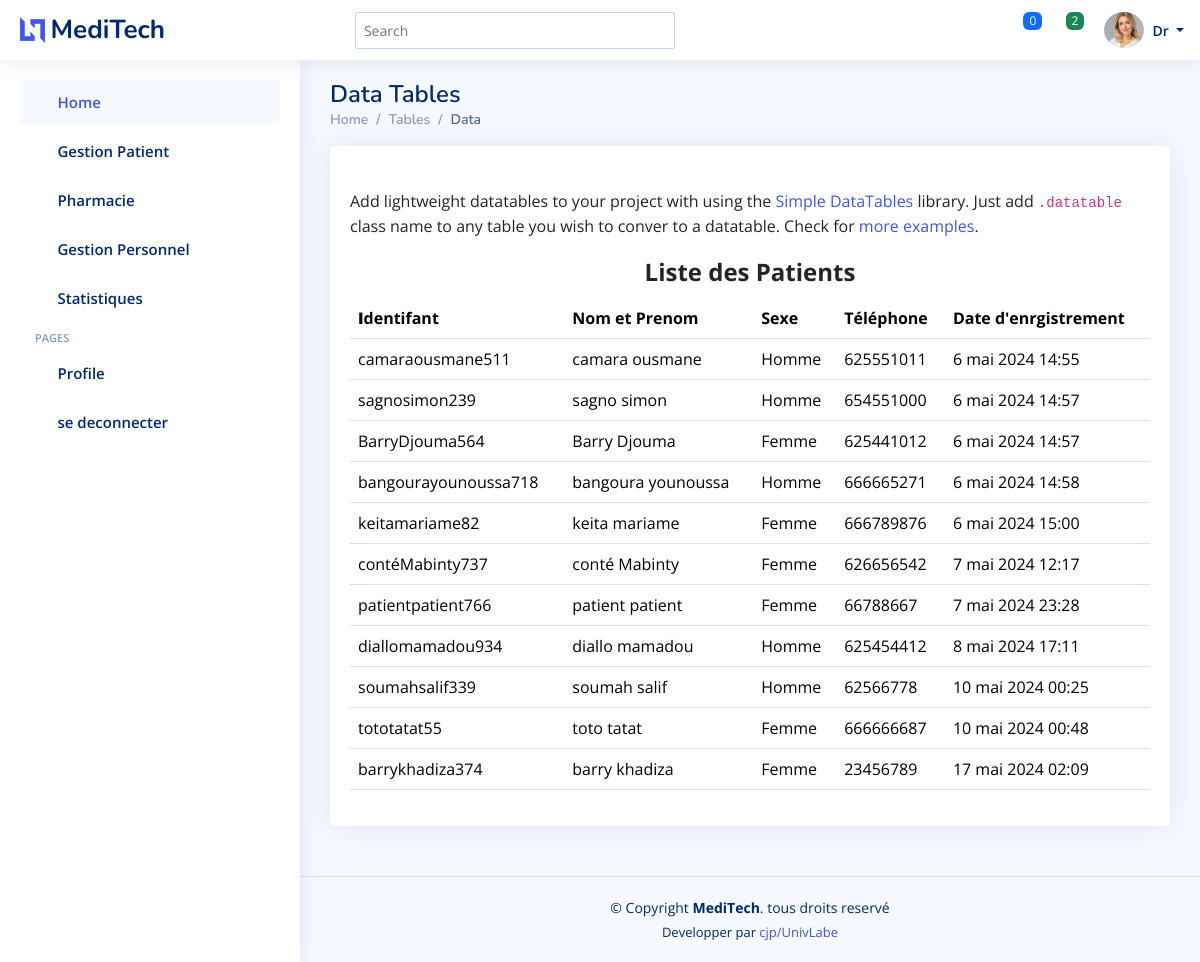
The app's page /listePatients/ with its own data.
### Patients/models.py (models this page shows, shortened)
class Patient(models.Model):
    user = models.ForeignKey(Utilisateur, on_delete = models.CASCADE)
    nom = models.CharField(max_length = 32)
    prenom = models.CharField(max_length = 32)
    genre = models.CharField(max_length = 9)
    telephone = models.CharField(max_length = 10)
    email = models.EmailField(max_length = 32)
    profil_patient=models.ImageField(upload_to='profil_patient/', height_field=None, width_field=None, max_length=None, blank=True)
    adresse = models.CharField(max_length = 30)
    identifiant = models.CharField(max_length = 30)
    date_enrgistrement = models.DateTimeField(auto_now = True)

### Personnel_Service/views.py (the view)
# urls.py: path('listePatients/',listePatients,name ='listePatient'),
def listePatients(request):
    liste_patients = Patient.objects.all()
    context = {
        'liste_patients':liste_patients,
    }
    return render(request,'Personnel_Service/tables-data.html',context)

### Personnel_Service/context_processors.py (called while the page is built)
def notifications(request):
    if request.user.is_authenticated:
        try:
            personnel = Personnel.objects.get(user=request.user)
            rdv_enAttente = Rendezvous.objects.filter(status_rdv='en attente', personnel=personnel)
            nbr_rdvA = rdv_enAttente.count()
            historique_notif = Rendezvous.objects.filter(personnel=personnel)
        except Personnel.DoesNotExist:
            rdv_enAttente = []
            nbr_rdvA = 0
            historique_notif=[]
    else:
        rdv_enAttente = []
        nbr_rdvA = 0
        historique_notif=[]
    return {
        'rdv_enAttente': rdv_enAttente,
        'nbr_rdvA': nbr_rdvA,
        'historique_notif':historique_notif
    }

### Personnel_Service/templates/Personnel_Service/tables-data.html
{% load static %}
{% include "Personnel_Service/header_pers.html" %}
  <main id="main" class="main">
    <div class="pagetitle">
      <h1>Data Tables</h1>
      <nav>
        <ol class="breadcrumb">
          <li class="breadcrumb-item"><a href="{% url 'espace_personnel' %}">Home</a></li>
          <li class="breadcrumb-item">Tables</li>
          <li class="breadcrumb-item active">Data</li>
        </ol>
      </nav>
    </div>
    <section class="section">
      <div class="row">
        <div class="col-lg-12">
          <div class="card">
            <div class="card-body">
              <h5 class="card-title"></h5>
              <p >Add lightweight datatables to your project with using the <a href="https://github.com/fiduswriter/Simple-DataTables" target="_blank">Simple DataTables</a> library. Just add <code>.datatable</code> class name to any table you wish to conver to a datatable. Check for <a href="https://fiduswriter.github.io/simple-datatables/demos/" target="_blank">more examples</a>.</p>
              <table class="table datatable">
                <legend class="text-center" style="font-weight: bold;">Liste des Patients</legend>
                <thead>
                  <tr class="bg-success">
                    <th>
                      <b>I</b>dentifant
                    </th>
                    <th>Nom et Prenom</th>
                    <th>Sexe</th>
                    <th>Téléphone</th>
                    <th data-type="date" data-format="YYYY/DD/MM">Date d'enrgistrement</th>
                  </tr>
                </thead>
                <tbody>
                  {% for patient in liste_patients  %}
                  <tr>
                    <td>{{ patient.identifiant }}</td>
                    <td>{{ patient.nom }} {{ patient.prenom }}</td>
                    <td>{{ patient.genre }}</td>
                    <td>{{ patient.telephone }}</td>
                    <td>{{ patient.date_enrgistrement }}</td>
                  </tr>
                  {% endfor %}
                </tbody>
              </table>
            </div>
          </div>
        </div>
      </div>
    </section>
  </main>
  {% include "Personnel_Service/footer_personnel.html" %}

### Patients/static/Patients/assets/css/style.css (style rules this page uses)
:root { scroll-behavior: smooth; }
body { font-family: "Open Sans", sans-serif; background: #f6f9ff; color: #444444; }
a { color: #4154f1; text-decoration: none; }
h1, h2, h3, h4, h5, h6 { font-family: "Nunito", sans-serif; }
#main { margin-top: 60px; padding: 20px 30px; transition: all 0.3s; }
.pagetitle { margin-bottom: 10px; }
.pagetitle h1 { font-size: 24px; margin-bottom: 0; font-weight: 600; color: #012970; }
.card { margin-bottom: 30px; border: none; border-radius: 5px; box-shadow: 0px 0 30px rgba(1, 41, 112, 0.1); }
.card-title { padding: 20px 0 15px 0; font-size: 18px; font-weight: 500; color: #012970; font-family: "Poppins", sans-serif; }
.card-body { padding: 0 20px 20px 20px; }
.breadcrumb { font-size: 14px; font-family: "Nunito", sans-serif; color: #899bbd; font-weight: 600; }
.breadcrumb a { color: #899bbd; transition: 0.3s; }
.breadcrumb .breadcrumb-item::before { color: #899bbd; }
.breadcrumb .active { color: #51678f; font-weight: 600; }
@media (min-width: 1200px) { #main, #footer { margin-left: 300px; } }

### records on screen
Patient: identifiant "camaraousmane511", nom "camara", prenom "ousmane", genre "Homme", telephone "625551011", date_enrgistrement "6 mai 2024 14:55"
Patient: identifiant "sagnosimon239", nom "sagno", prenom "simon", genre "Homme", telephone "654551000", date_enrgistrement "6 mai 2024 14:57"
Patient: identifiant "BarryDjouma564", nom "Barry", prenom "Djouma", genre "Femme", telephone "625441012", date_enrgistrement "6 mai 2024 14:57"
Patient: identifiant "bangourayounoussa718", nom "bangoura", prenom "younoussa", genre "Homme", telephone "666665271", date_enrgistrement "6 mai 2024 14:58"
Patient: identifiant "keitamariame82", nom "keita", prenom "mariame", genre "Femme", telephone "666789876", date_enrgistrement "6 mai 2024 15:00"
Patient: identifiant "contéMabinty737", nom "conté", prenom "Mabinty", genre "Femme", telephone "626656542", date_enrgistrement "7 mai 2024 12:17"
Patient: identifiant "patientpatient766", nom "patient", prenom "patient", genre "Femme", telephone "66788667", date_enrgistrement "7 mai 2024 23:28"
Patient: identifiant "diallomamadou934", nom "diallo", prenom "mamadou", genre "Homme", telephone "625454412", date_enrgistrement "8 mai 2024 17:11"
Patient: identifiant "soumahsalif339", nom "soumah", prenom "salif", genre "Homme", telephone "62566778", date_enrgistrement "10 mai 2024 00:25"
Patient: identifiant "tototatat55", nom "toto", prenom "tatat", genre "Femme", telephone "666666687", date_enrgistrement "10 mai 2024 00:48"
Patient: identifiant "barrykhadiza374", nom "barry", prenom "khadiza", genre "Femme", telephone "23456789", date_enrgistrement "17 mai 2024 02:09"

### other values on screen
{{ nbr_rdvA }} "0"
